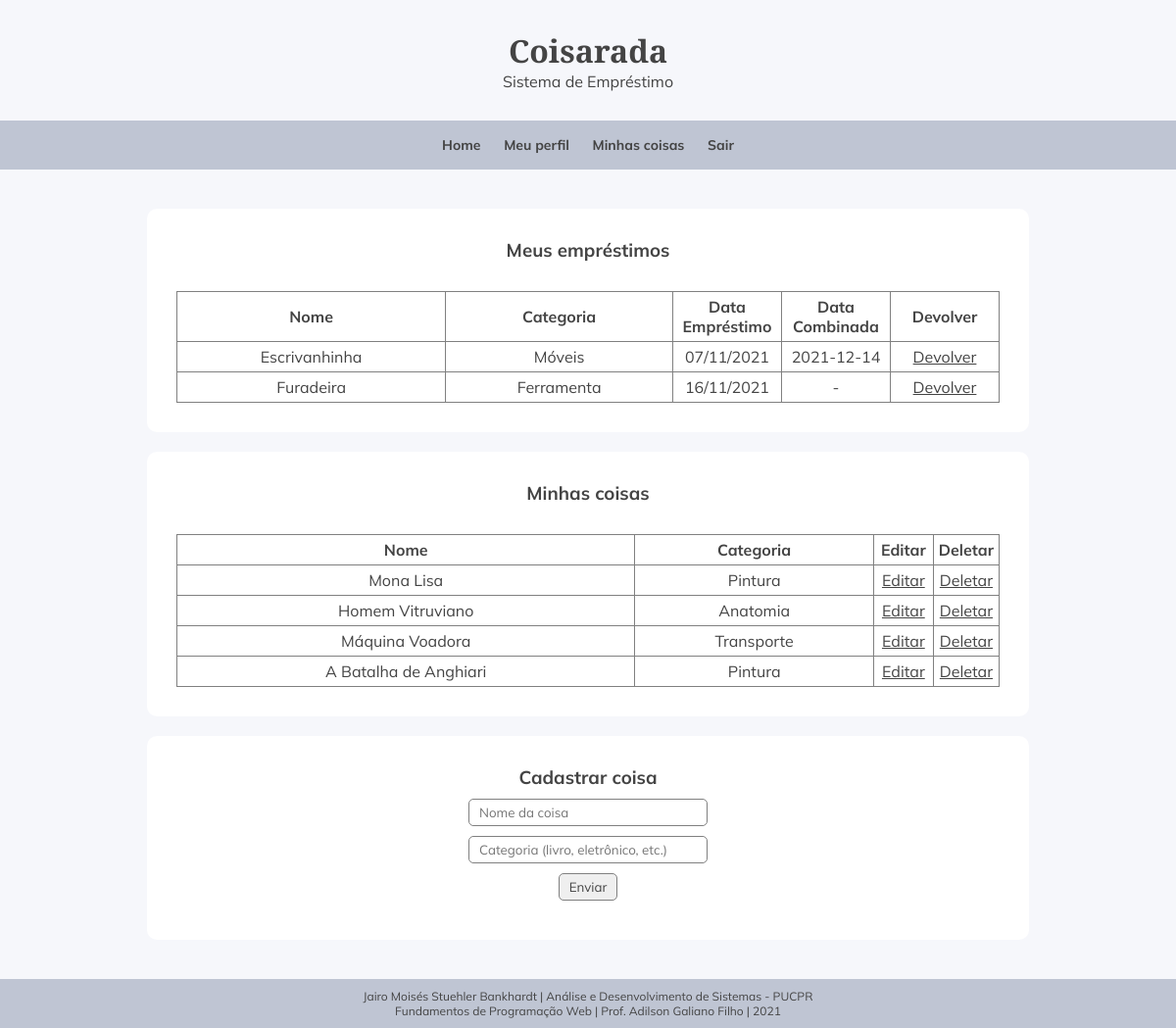
The page /minhas_coisas.php (signed in) on the database its author committed.
### tables this page shows
CREATE TABLE `emprestimo` (
  `id_emprestimo` int(11) NOT NULL,
  `item` int(11) NOT NULL,
  `usuario` int(11) NOT NULL,
  `data_emprestimo` date NOT NULL,
  `data_combinada` date NOT NULL,
  `data_devolvido` date NOT NULL
);

CREATE TABLE `coisas` (
  `id_coisa` int(11) NOT NULL,
  `nome_coisa` varchar(40) NOT NULL,
  `categoria` varchar(40) NOT NULL,
  `usuario` int(11) NOT NULL
);

### minhas_coisas.php (the view, shortened to what this page needs)
<?php
include "estrutura_pagina/head.php";
include "estrutura_pagina/header_nav.php";
?>
    <main>
        <?php include "conecta_bd.php";
        ?>
        <section class="bloco_conteudo">
            <p><h3>Meus empréstimos</h3></p>
            <?php
            try {
                $sql = "SELECT * FROM emprestimo
                        WHERE usuario = '$_SESSION[id_usuario]'
                        AND data_devolvido = '0000-00-00'
                        ORDER BY data_emprestimo";
                $query = $PDO->prepare($sql);
                $query->execute();
                $resultado = $query->fetchAll(PDO::FETCH_ASSOC);
                if ($resultado) {
                    ?>
                    <table class="tabela_exibicao">
                        <tr>
                            <th>Nome</th>
                            <th>Categoria</th>
                            <th style="width:100px">Data Empréstimo</th>
                            <th style="width:100px">Data Combinada</th>
                            <th style="width:100px">Devolver</th>
                        </tr>
                    <?php
                    foreach ($resultado as $item) {
                        $id_coisa = $item['item'];
                        $sql_coisa = "SELECT * FROM coisas WHERE id_coisa = '$id_coisa'";
                        $query_coisa = $PDO->prepare($sql_coisa);
                        $query_coisa->execute();
                        $coisa = $query_coisa->fetch(PDO::FETCH_ASSOC);
                        $data_emp = new DateTime($item['data_emprestimo']);
                        $data_emprestimo = $data_emp->format('d/m/Y');
                        ?>
                        <tr>
                            <td><?php echo $coisa['nome_coisa']; ?></td>
                            <td><?php echo $coisa['categoria']; ?></td>
                            <td><?php echo $data_emprestimo; ?></td>
                            <td><?php echo $item['data_combinada'] == "0000-00-00" ? "-" : $item['data_combinada']; ?></td>
                            <td><a href="cadastrar_coisa.php?devolver=<?php echo $item['id_emprestimo']; ?>">Devolver</a?</td>
                        </tr>
                        <?php
                    }
                    ?>
                    </table>
                    <?php
                } else {
                    echo "<p>Você não tem empréstimos.</p>";
                }
            } catch(PDOException $e) {
                echo "Erro: " . $e->getMessage();
            }
            ?>
        </section>
        <section class="bloco_conteudo">
            <p><h3>Minhas coisas</h3></p>
            <?php
            try {
                $sql = "SELECT * FROM coisas WHERE usuario = '$_SESSION[id_usuario]'";
                $query = $PDO->prepare($sql);
                $query->execute();
                $resultado = $query->fetchAll(PDO::FETCH_ASSOC);
                if ($resultado) {
                    ?>
                    <table class="tabela_exibicao">
                        <tr>
                            <th>Nome</th>
                            <th>Categoria</th>
                            <th style="width:50px">Editar</th>
                            <th style="width:56px">Deletar</th>
                        </tr>
                    <?php
                    foreach ($resultado as $item) {
                        ?>
                        <tr>
                            <td><?php echo $item['nome_coisa'] ?></td>
                            <td><?php echo $item['categoria'] ?></td>
                            <td><a href="?editar=<?php echo $item['id_coisa']; ?>">Editar</a></td>
                            <td><a href="cadastrar_coisa.php?apagar=<?php echo $item['id_coisa']; ?>">Deletar</a?</td>
                        </tr>
                        <?php
                    }
                    ?>
                    </table>
                    <?php
                } else {
                    echo "<p>Você ainda não cadastrou nenhuma coisa.</p>";
                }
            } catch(PDOException $e) {
                echo "Erro: " . $e->getMessage();
            }
            ?>
        </section>
        <section class="bloco_conteudo">
            <p><h3>Cadastrar coisa</h3></p>
            <form name="form_cad_coisa" method="post" action="cadastrar_coisa.php">
                <p><input type="text" name="nome" placeholder="Nome da coisa" size="30" required></p>
                <p><input type="text" name="categoria" placeholder="Categoria (livro, eletrônico, etc.)" size="30" required></p>
                <p><input type="submit" name="enviar" value="Enviar"></p>
            </form>
        </section>
    </main>
<?php
include "estrutura_pagina/footer.php";
?>

### estrutura_pagina/estilo.css (style rules this page uses)
* { font-family: 'Mulish', sans-serif; color: #444444; margin: 0; padding: 0; }
body { background-color: #F6F7FB; }
main { text-align: center; width: 900px; padding: 20px 0; margin: auto; }
form p { margin: 10px 0; }
input { padding: 5px 10px; border: 1px solid grey; border-radius: 5px; }
.bloco_conteudo { margin: 20px 0; padding: 30px; background-color: white; border-radius: 10px; }
.tabela_exibicao { width: 100%; border: 1px solid gray; border-collapse: collapse; margin-top: 30px; }
.tabela_exibicao th, .tabela_exibicao td { border: 1px solid gray; padding: 5px; }

### rows shown on the page
emprestimo: coisas.nome_coisa "Escrivanhinha", coisas.categoria "Móveis", data_emprestimo "07/11/2021", data_combinada "2021-12-14"
emprestimo: coisas.nome_coisa "Furadeira", coisas.categoria "Ferramenta", data_emprestimo "16/11/2021"
coisas: nome_coisa "Mona Lisa", categoria "Pintura"
coisas: nome_coisa "Homem Vitruviano", categoria "Anatomia"
coisas: nome_coisa "Máquina Voadora", categoria "Transporte"
coisas: nome_coisa "A Batalha de Anghiari", categoria "Pintura"
